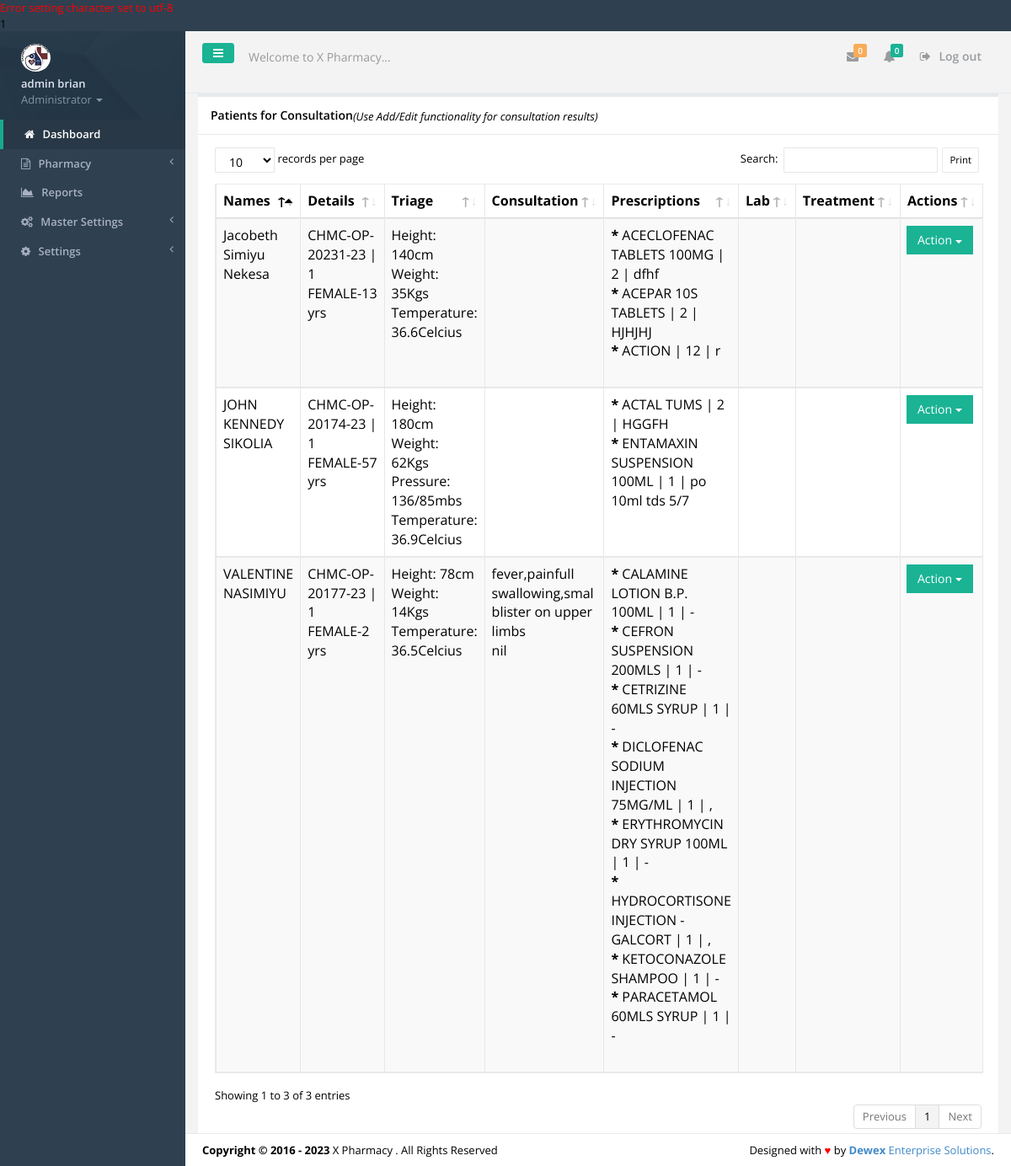
Screenshot of /consultations.php (signed in) with the database file from the repository.
### tables this page shows
CREATE TABLE IF NOT EXISTS `tbl_users` (
  `id` int(11) NOT NULL,
  `f_name` varchar(30) NOT NULL,
  `s_name` varchar(30) NOT NULL,
  `id_no` varchar(30) NOT NULL,
  `email` varchar(30) NOT NULL,
  `phone` varchar(15) NOT NULL,
  `password` varchar(200) NOT NULL,
  `user_l` varchar(50) NOT NULL,
  `profile_image` varchar(45) NOT NULL,
  `active` varchar(30) NOT NULL
);

CREATE TABLE IF NOT EXISTS `tbl_settings` (
  `settings_id` int(11) NOT NULL,
  `slogan` varchar(100) NOT NULL,
  `l_status` varchar(10) NOT NULL,
  `system_name` varchar(30) NOT NULL,
  `campaigner_name` varchar(30) NOT NULL,
  `campaigner_short_name` varchar(30) NOT NULL,
  `campaign_location` varchar(30) NOT NULL,
  `seat` varchar(30) NOT NULL,
  `inst_date` varchar(15) NOT NULL,
  `photo` varchar(30) NOT NULL,
  `photo_size` varchar(10) NOT NULL,
  `photo_type` varchar(20) NOT NULL,
  `custom_reply_msg` varchar(500) NOT NULL,
  `address` varchar(50) NOT NULL,
  `phone` varchar(30) NOT NULL,
  `email` varchar(30) NOT NULL
);

CREATE TABLE IF NOT EXISTS `tbl_queue` (
  `queue_id` int(20) NOT NULL,
  `queue_no` varchar(20) NOT NULL,
  `queue_opno` varchar(20) NOT NULL,
  `queue_visitno` varchar(20) NOT NULL,
  `queue_idno` varchar(20) NOT NULL,
  `queue_from` varchar(20) NOT NULL,
  `queue_to` varchar(20) NOT NULL,
  `queue_status` varchar(20) NOT NULL,
  `queue_note` varchar(100) NOT NULL,
  `queue_datetime` timestamp NOT NULL DEFAULT CURRENT_TIMESTAMP ON UPDATE CURRENT_TIMESTAMP
);

CREATE TABLE IF NOT EXISTS `tbl_registry` (
  `reg_no` int(11) NOT NULL,
  `opnocounter` varchar(30) NOT NULL,
  `visit_no` varchar(20) NOT NULL,
  `id_no` varchar(10) NOT NULL,
  `f_name` varchar(40) NOT NULL,
  `l_name` varchar(40) NOT NULL,
  `phone_no` varchar(15) NOT NULL,
  `gender` varchar(10) NOT NULL,
  `dob` varchar(15) NOT NULL,
  `residence` varchar(100) NOT NULL,
  `opno` varchar(20) NOT NULL,
  `visit_date` varchar(20) NOT NULL,
  `visit_status` varchar(10) NOT NULL,
  `scheme_code` varchar(20) NOT NULL,
  `memberno` varchar(50) NOT NULL,
  `agecategory` varchar(44) NOT NULL,
  `age` varchar(44) NOT NULL,
  `parentFname` varchar(44) NOT NULL,
  `parentLame` varchar(44) NOT NULL,
  `time` timestamp NOT NULL DEFAULT CURRENT_TIMESTAMP ON UPDATE CURRENT_TIMESTAMP
);

CREATE TABLE IF NOT EXISTS `tbl_vitalsigns` (
  `vitalsign_id` int(11) NOT NULL,
  `vitalsign_opno` varchar(20) NOT NULL,
  `vitalsign_visitno` varchar(20) NOT NULL,
  `vitalsign_signcode` varchar(20) NOT NULL,
  `vitalsign_value` varchar(300) NOT NULL
);

CREATE TABLE IF NOT EXISTS `tbl_vitals` (
  `vital_id` int(11) NOT NULL,
  `vital_code` varchar(20) NOT NULL,
  `vital_name` varchar(30) NOT NULL,
  `vital_unit` varchar(30) NOT NULL
);

CREATE TABLE IF NOT EXISTS `tbl_consultations` (
  `consultation_id` int(11) NOT NULL,
  `consultation_opno` varchar(20) NOT NULL,
  `consultation_visitno` varchar(20) NOT NULL,
  `consultation_complaints` text NOT NULL,
  `consultation_presenthistory` text NOT NULL,
  `consultation_allergies` text NOT NULL,
  `consultation_medicalhistory` text NOT NULL,
  `consultation_surgicalhistory` text NOT NULL,
  `consultation_familyhistory` text NOT NULL,
  `consultation_economichistory` text NOT NULL,
  `consultation_socialhistory` text NOT NULL,
  `consultation_impressions` text NOT NULL,
  `consultation_diagnosis` text NOT NULL,
  `consultation_summary` text NOT NULL,
  `consultation_byid` varchar(30) NOT NULL,
  `consultation_byname` varchar(50) NOT NULL,
  `consultation_timestamp` timestamp NOT NULL DEFAULT CURRENT_TIMESTAMP ON UPDATE CURRENT_TIMESTAMP
);

CREATE TABLE IF NOT EXISTS `tbl_prescriptions` (
  `prescription_id` int(11) NOT NULL,
  `prescription_opno` varchar(20) NOT NULL,
  `prescription_visitno` varchar(20) NOT NULL,
  `prescription_productcode` varchar(20) NOT NULL,
  `prescription_dosagesummary` varchar(300) NOT NULL,
  `prescription_status` varchar(30) NOT NULL,
  `prescription_referred` varchar(10) NOT NULL,
  `prescription_paymentmode` varchar(30) NOT NULL,
  `prescription_discount` varchar(30) NOT NULL,
  `prescription_by` varchar(50) NOT NULL,
  `prescription_timestamp` timestamp NOT NULL DEFAULT CURRENT_TIMESTAMP ON UPDATE CURRENT_TIMESTAMP,
  `prescription_requesttime` varchar(50) NOT NULL,
  `prescription_price` varchar(30) NOT NULL,
  `prescription_quantity` varchar(20) NOT NULL,
  `prescription_scheme` varchar(50) NOT NULL,
  `prescription_deptcode` varchar(100) NOT NULL,
  `prescription_invid` varchar(30) NOT NULL,
  `prescription_patientcategory` varchar(50) NOT NULL
);

CREATE TABLE IF NOT EXISTS `tbl_drugs` (
  `drug_id` int(30) NOT NULL,
  `drugitem_code` varchar(20) NOT NULL,
  `drugitem_cat` varchar(30) NOT NULL,
  `brand_name` varchar(255) NOT NULL,
  `generic_name` varchar(255) NOT NULL,
  `strength` varchar(50) NOT NULL,
  `dosage_form` varchar(50) NOT NULL,
  `manufacturer` varchar(255) NOT NULL,
  `prescription_required` tinyint(1) DEFAULT '1',
  `description` text,
  `image_url` varchar(255) DEFAULT NULL
);

### includes/authenticate.php (called while the page is built, shortened)
<?php
require_once 'inc/auth.php';
$signedemail = $_SESSION['email'];
$adminDetails = mysqli_query($dbconnect,"SELECT * FROM tbl_users WHERE email='$signedemail'");
$dd = mysqli_fetch_assoc($adminDetails);
$sfname = $dd['f_name'];
$ssname = $dd['s_name'];
$user_l = $dd['user_l'];
?>

### inc/auth.php (called while the page is built, shortened)
<?php
include('config.php');
$dbhost = "localhost";
$dbuser = "root";
$dbpass = "";
$dbname = "hms_pharmacy_module";
$dbconnect = new mysqli($dbhost, $dbuser, $dbpass, $dbname);
$get_system_settings = mysqli_query($dbconnect,"SELECT * FROM tbl_settings LIMIT 1");
$smartC = mysqli_fetch_array($get_system_settings);
$smart_name = $smartC['system_name'];
?>

### consultations.php (the view, shortened to what this page needs)
<?php include('includes/authenticate.php'); ?>
<!DOCTYPE html>
<html>
<head>
    <?php include('includes/meta.php');?>
    <link href="css/plugins/dataTables/dataTables.bootstrap.css" rel="stylesheet">
    <link href="css/plugins/dataTables/dataTables.responsive.css" rel="stylesheet">
    <link href="css/plugins/dataTables/dataTables.tableTools.min.css" rel="stylesheet">
</head>
<body>
    <div id="wrapper">
	<?php include('includes/sidebar.php');?>
        <div id="page-wrapper" class="gray-bg">
        <div class="row border-bottom">
			<?php include('includes/top-nav.php'); ?>
        </div>
		<?php
			$current_processstage='CONSULTATION';
			$queuestatuscurrent='1';
			$getPatientsConsultations =mysqli_query($dbconnect, "SELECT * FROM tbl_queue q INNER JOIN tbl_registry p on q.queue_visitno=p.visit_no AND p.opno=q.queue_opno WHERE q.queue_to='$current_processstage' AND q.queue_status='$queuestatuscurrent'");
			$title='Patients for Consultation';
		?>
				<div class="row">
				<form>
                <div class="col-lg-12">
                <div class="ibox float-e-margins">
                    <div class="ibox-title">
                        <h5><?php echo $title;?></h5><i>(Use Add/Edit functionality for consultation results)</i>
                    </div>
                    <div class="ibox-content">
					<table class="table table-striped table-bordered table-hover dataTables-example">
						<thead>
						<tr>
							<th>Names</th>
							<th>Details</th>
							<th>Triage </th>
							<th>Consultation </th>
							<th>Prescriptions</th>
							<th>Lab  </th>
							<th>Treatment  </th>
							<th>Actions </th>
						</tr>
						</thead>
						<tbody>
						<?php
						while($gacC = mysqli_fetch_array($getPatientsConsultations)){
						$fnames = $gacC['f_name'];
						$lnames = $gacC['l_name'];
						$gender = $gacC['gender'];
						$dob = $gacC['dob'];
						$opno = $gacC['opno'];
						$visitno = $gacC['visit_no'];
						$todaydate = date('Y-m-d');
						$diff = date_diff(date_create($dob), date_create($todaydate));
						$agess = $diff->format('%y');
						?>
							<td><?php echo "$fnames $lnames"; ?></td>
							<td>
								<?php echo $opno; ?> | <?php echo $visitno; ?><br>
							<?php echo "$gender";?>-<?php echo "$agess yrs";?><br>
							</td>
							<td>
							<?php
								$getvitals = mysqli_query($dbconnect, "SELECT * FROM tbl_vitalsigns q INNER JOIN tbl_vitals v ON q.vitalsign_signcode=v.vital_code WHERE q.vitalsign_opno='$opno' AND q.vitalsign_visitno='$visitno'");
									while($vitalarray = mysqli_fetch_array($getvitals)){
									$vitalsign_value = $vitalarray['vitalsign_value'];
									$vital_name = $vitalarray['vital_name'];
									$vital_unit = $vitalarray['vital_unit'];
									?>
									<?php echo $vital_name; ?>: <?php echo $vitalsign_value; ?><?php echo $vital_unit; ?></br>
									<?php
									}
									?>
							</td>
							<td>
							<?php
							$getconsultations = mysqli_query($dbconnect, "SELECT * FROM  tbl_consultations WHERE consultation_opno='$opno' AND consultation_visitno='$visitno'");
										while($consultationarray = mysqli_fetch_array($getconsultations)){
												$consultation_complaints1 = $consultationarray['consultation_complaints'];
												$consultation_medicalhistory1 = $consultationarray['consultation_medicalhistory'];
											?>
											 <?php if (($consultation_complaints1)!=null){ echo $consultation_complaints1;?><br><?php }?>
											 <?php if (($consultation_medicalhistory1)!=null){echo $consultation_medicalhistory1;?><br><?php }?>
									<?php
											}
										?>
							</td>
							<td>
								<?php
								$getprescriptions = mysqli_query($dbconnect, "SELECT * FROM  tbl_prescriptions p INNER JOIN tbl_drugs t on p.prescription_productcode=t.drugitem_code WHERE p.prescription_opno='$opno' AND p.prescription_visitno='$visitno'");
										while($prescriptionarray = mysqli_fetch_array($getprescriptions)){
											$drug = $prescriptionarray['brand_name'];
											$quantity = $prescriptionarray['prescription_quantity'];
											$dosagesummary = $prescriptionarray['prescription_dosagesummary'];
											?>
											<b>*</b> <?php echo $drug; ?> | <?php echo $quantity; ?> | <?php echo $dosagesummary; ?></br>
											<?php
											}
										?>
							</td>
							<td>
							</td>
								<td>
							</td>
							<td>
							<div class="input-group-btn">
								<button data-toggle="dropdown" class="btn btn-primary" btn-sm dropdown-toggle" type="button">Action <span class="caret"></span></button>
							</div>
							</td>
						<?php
						}
						?>
						</tbody>
						</table>
                </div>
            </div>
            </div>
        </div>
		<?php include 'includes/footer.php'?>
    </div>
    </div>
</body>
</html>

### includes/sidebar.php (shortened to what this page needs)
<nav class="navbar-default navbar-static-side" role="navigation">
            <div class="sidebar-collapse">
                <ul class="nav" id="side-menu">
                    <li class="nav-header">
                        <div class="dropdown profile-element"> <span>
                            <img alt="image" class="img-circle" src="img/profile_small.jpg" />
                             </span>
                            <a data-toggle="dropdown" class="dropdown-toggle" href="#">
                            <span class="clear"> <span class="block m-t-xs"> <strong class="font-bold"><?php echo "$sfname $ssname";?></strong>
                             </span> <span class="text-muted text-xs block">Administrator <b class="caret"></b></span> </span> </a>
                        </div>
                    </li>
                    <li class="active">
                        <a href="index.php"><i class="fa fa-home"></i> <span class="nav-label">Dashboard</span></a>
                    </li>
					<?php
					if($user_l=='PHARMACY'||$user_l=='ADMINISTRATOR'){
					?>
					<li>
                        <a href="#"><i class="fa fa-file-text-o"></i> <span class="nav-label">Pharmacy </span><span class="fa arrow"></span></a>
                    </li>
					<?php
					}
					if($user_l=='ADMINISTRATOR'){
					?>
					 <li>
                        <a href="reports.php"><i class="fa fa-area-chart"></i> <span class="nav-label">Reports</a>
                    </li>
                    <li>
                        <a href="#"><i class="fa fa-cogs"></i> <span class="nav-label">Master Settings</span><span class="fa arrow"></span></a>
                    </li>
                    <li>
                        <a href="#"><i class="fa fa-gear"></i> <span class="nav-label"> Settings</span><span class="fa arrow"></span></a>
                    </li>
					<?php
					}
					?>
                </ul>
            </div>
        </nav>

### includes/top-nav.php (shortened to what this page needs)
<nav class="navbar navbar-static-top" role="navigation" style="margin-bottom: 0">
        <div class="navbar-header">
            <a class="navbar-minimalize minimalize-styl-2 btn btn-primary " href="#"><i class="fa fa-bars"></i> </a>
            <form role="search" class="navbar-form-custom" method="post" action="search_results.html">
                <div class="form-group">
                    <input type="text" placeholder="Welcome to <?php echo $smart_name; ?>..." class="form-control" name="top-search" id="top-search">
                </div>
            </form>
        </div>
            <ul class="nav navbar-top-links navbar-right">
                <li>
                    <a class="count-info" tooltip="Unread" href="#">
                        <i class="fa fa-envelope"></i>  <span class="label label-warning">0</span>
                    </a>
                </li>
                <li>
                    <a class="count-info" data-toggle="dropdowhn" tooltip="Marked Important" href="#">
                        <i class="fa fa-bell"></i>  <span class="label label-primary">0</span>
                    </a>
                 </li>
				<li>
                    <a href="logout.php?logout">
                        <i class="fa fa-sign-out"></i> Log out
                    </a>
                </li>
            </ul>
	</nav>

### includes/footer.php
<div class="footer">
    <div class="pull-right">
        Designed with <span style="color:red">&hearts;</span> by <a href="mailto: isaacwex@gmail.com tel:0729522550" target="_blank" title="We're Dewex Enterprise Solutions" target="_blank" rel="dofollow"><strong>Dewex</strong> Enterprise Solutions</a>.
    </div>
    <div>
        <strong>Copyright &copy; 2016 - <?php echo date('Y'); ?></strong> <?php echo $smart_name; ?> . All Rights Reserved
    </div>
</div>

### rows the page displays
tbl_users: f_name "admin", s_name "brian"
tbl_settings: top-search "Welcome to X Pharmacy...", system_name "X Pharmacy"
tbl_queue: tbl_registry.f_name "VALENTINE", tbl_registry.l_name "NASIMIYU", tbl_registry.opno "CHMC-OP-20177-23", tbl_registry.visit_no "1", tbl_registry.gender "FEMALE", tbl_registry.dob "2"
tbl_vitalsigns: tbl_vitals.vital_name "Height", vitalsign_value "78", tbl_vitals.vital_unit "cm"
tbl_vitalsigns: tbl_vitals.vital_name "Weight", vitalsign_value "14", tbl_vitals.vital_unit "Kgs"
tbl_vitalsigns: tbl_vitals.vital_name "Temperature", vitalsign_value "36.5", tbl_vitals.vital_unit "Celcius"
tbl_consultations: consultation_complaints "fever,painfull swallowing,smal blister on upper limbs", consultation_medicalhistory "nil"
tbl_prescriptions: tbl_drugs.brand_name "CALAMINE LOTION B.P. 100ML", prescription_quantity "1", prescription_dosagesummary "-"
tbl_prescriptions: tbl_drugs.brand_name "CEFRON SUSPENSION 200MLS", prescription_quantity "1", prescription_dosagesummary "-"
tbl_prescriptions: tbl_drugs.brand_name "CETRIZINE 60MLS SYRUP", prescription_quantity "1", prescription_dosagesummary "-"
tbl_prescriptions: tbl_drugs.brand_name "DICLOFENAC SODIUM INJECTION 75MG/ML", prescription_quantity "1", prescription_dosagesummary ","
tbl_prescriptions: tbl_drugs.brand_name "ERYTHROMYCIN DRY SYRUP 100ML", prescription_quantity "1", prescription_dosagesummary "-"
tbl_prescriptions: tbl_drugs.brand_name "HYDROCORTISONE INJECTION -GALCORT", prescription_quantity "1", prescription_dosagesummary ","
tbl_prescriptions: tbl_drugs.brand_name "KETOCONAZOLE SHAMPOO", prescription_quantity "1", prescription_dosagesummary "-"
tbl_prescriptions: tbl_drugs.brand_name "PARACETAMOL 60MLS SYRUP", prescription_quantity "1", prescription_dosagesummary "-"
tbl_queue: tbl_registry.f_name "JOHN KENNEDY", tbl_registry.l_name "SIKOLIA", tbl_registry.opno "CHMC-OP-20174-23", tbl_registry.visit_no "1", tbl_registry.gender "FEMALE", tbl_registry.dob "57"
tbl_vitalsigns: tbl_vitals.vital_name "Height", vitalsign_value "180", tbl_vitals.vital_unit "cm"
tbl_vitalsigns: tbl_vitals.vital_name "Weight", vitalsign_value "62", tbl_vitals.vital_unit "Kgs"
tbl_vitalsigns: tbl_vitals.vital_name "Pressure", vitalsign_value "136/85", tbl_vitals.vital_unit "mbs"
tbl_vitalsigns: tbl_vitals.vital_name "Temperature", vitalsign_value "36.9", tbl_vitals.vital_unit "Celcius"
tbl_prescriptions: tbl_drugs.brand_name "ACTAL TUMS", prescription_quantity "2", prescription_dosagesummary "HGGFH"
tbl_prescriptions: tbl_drugs.brand_name "ENTAMAXIN SUSPENSION 100ML", prescription_quantity "1", prescription_dosagesummary "po 10ml tds 5/7"
tbl_queue: tbl_registry.f_name "Jacobeth Simiyu", tbl_registry.l_name "Nekesa", tbl_registry.opno "CHMC-OP-20231-23", tbl_registry.visit_no "1", tbl_registry.gender "FEMALE", tbl_registry.dob "13"
tbl_vitalsigns: tbl_vitals.vital_name "Height", vitalsign_value "140", tbl_vitals.vital_unit "cm"
tbl_vitalsigns: tbl_vitals.vital_name "Weight", vitalsign_value "35", tbl_vitals.vital_unit "Kgs"
tbl_vitalsigns: tbl_vitals.vital_name "Temperature", vitalsign_value "36.6", tbl_vitals.vital_unit "Celcius"
tbl_prescriptions: tbl_drugs.brand_name "ACECLOFENAC TABLETS 100MG", prescription_quantity "2", prescription_dosagesummary "dfhf"
tbl_prescriptions: tbl_drugs.brand_name "ACEPAR 10S TABLETS", prescription_quantity "2", prescription_dosagesummary "HJHJHJ"
tbl_prescriptions: tbl_drugs.brand_name "ACTION", prescription_quantity "12", prescription_dosagesummary "r"

### other values shown
$dbconnect->error() "1"
$title "Patients for Consultation"
